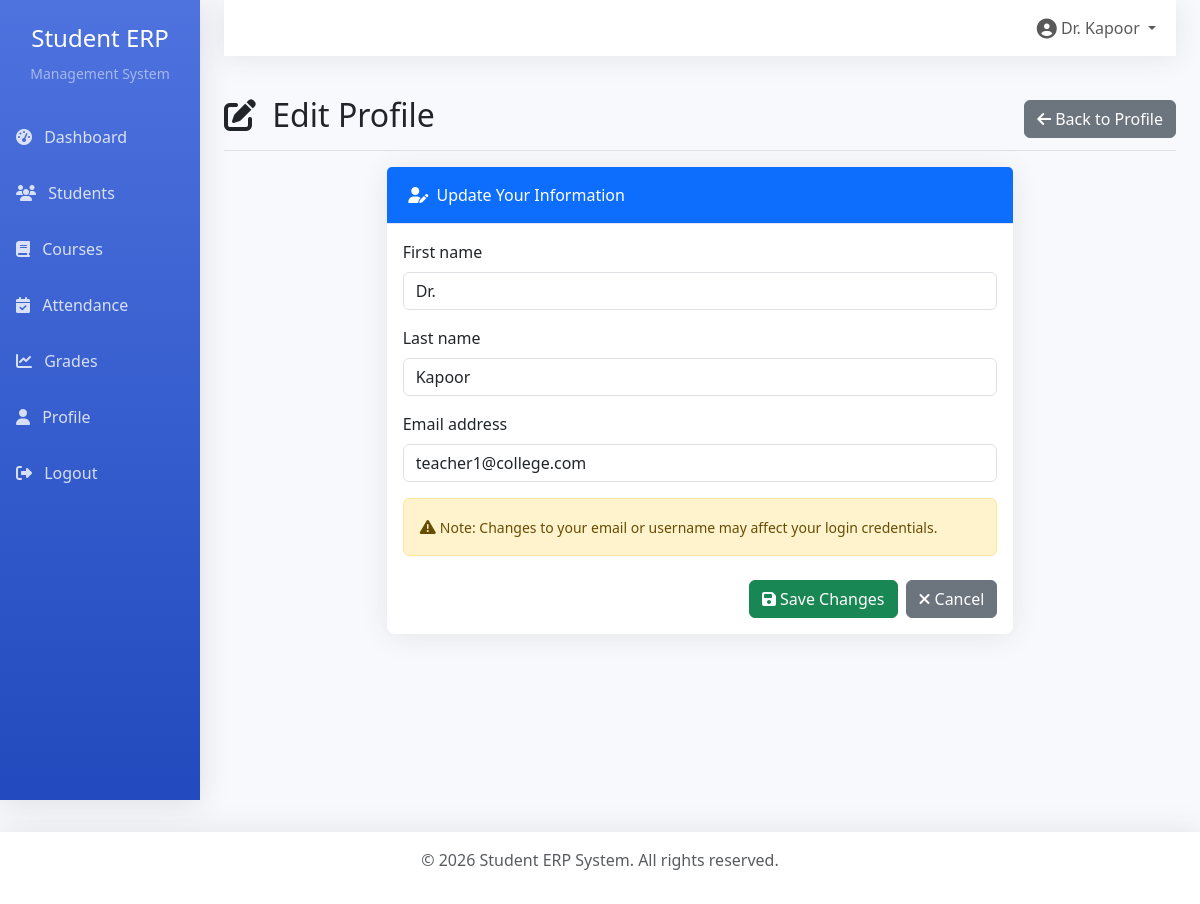
The page /profile/edit/ (signed in) on the database its author committed.
### accounts/models.py (models this page shows, shortened)
class User(AbstractUser):
    ROLE_CHOICES = (
        ('admin', 'Admin'),
        ('teacher', 'Teacher'),
        ('student', 'Student'),
    )
    role = models.CharField(max_length=20, choices=ROLE_CHOICES, default='student')

### accounts/views.py (the view)
# urls.py: path('profile/edit/', views.edit_profile, name='edit_profile'),
@login_required
def edit_profile(request):
    if request.method == 'POST':
        form = UserProfileForm(request.POST, request.FILES, instance=request.user)
        if form.is_valid():
            form.save()
            messages.success(request, 'Profile updated successfully!')
            return redirect('profile')
    else:
        form = UserProfileForm(instance=request.user)
    return render(request, 'accounts/edit_profile.html', {'form': form})

### accounts/forms.py
class UserProfileForm(forms.ModelForm):
    class Meta:
        model = User
        fields = ['first_name', 'last_name', 'email']

### templates/accounts/edit_profile.html (shortened to what this page needs)
{% extends 'base.html' %}
{% load crispy_forms_tags %}
{% block content %}
<div class="fade-in">
    <div class="d-flex justify-content-between flex-wrap flex-md-nowrap align-items-center pt-3 pb-2 mb-3 border-bottom">
        <h1 class="h2">
            <i class="fas fa-edit me-2"></i>
            Edit Profile
        </h1>
        <div class="btn-toolbar mb-2 mb-md-0">
            <a href="{% url 'profile' %}" class="btn btn-secondary">
                <i class="fas fa-arrow-left me-1"></i>Back to Profile
            </a>
        </div>
    </div>
    <div class="row">
        <div class="col-md-8 mx-auto">
            <div class="card">
                <div class="card-header bg-primary text-white">
                    <i class="fas fa-user-edit me-1"></i>
                    Update Your Information
                </div>
                <div class="card-body">
                    <form method="post" enctype="multipart/form-data">
                        {{ form|crispy }}
                        <div class="alert alert-warning mt-3">
                            <i class="fas fa-exclamation-triangle"></i>
                            <small>Note: Changes to your email or username may affect your login credentials.</small>
                        </div>
                        <div class="d-grid gap-2 d-md-flex justify-content-md-end mt-4">
                            <button type="submit" class="btn btn-success">
                                <i class="fas fa-save me-1"></i>Save Changes
                            </button>
                            <a href="{% url 'profile' %}" class="btn btn-secondary">
                                <i class="fas fa-times me-1"></i>Cancel
                            </a>
                        </div>
                    </form>
                </div>
            </div>
        </div>
    </div>
</div>
{% endblock %}

### templates/base.html (shortened to what this page needs)
<!DOCTYPE html>
<html lang="en">
<head>
    <link href="https://cdn.jsdelivr.net/npm/bootstrap@5.3.0/dist/css/bootstrap.min.css" rel="stylesheet">
    <link rel="stylesheet" href="https://cdnjs.cloudflare.com/ajax/libs/font-awesome/6.4.0/css/all.min.css">
</head>
<body>
    {% if user.is_authenticated %}
    <div class="container-fluid">
        <div class="row">
            <nav class="col-md-2 d-md-block sidebar p-0">
                <div class="position-sticky">
                    <div class="text-center py-4">
                        <h4 class="text-white">Student ERP</h4>
                        <small class="text-white-50">Management System</small>
                    </div>
                    <ul class="nav flex-column">
                        <li class="nav-item">
                            <a class="nav-link {% if request.resolver_match.url_name == 'dashboard' %}active{% endif %}" href="{% url 'dashboard' %}">
                                <i class="fas fa-tachometer-alt"></i> Dashboard
                            </a>
                        </li>
                        {% if user.role == 'admin' or user.role == 'teacher' %}
                        <li class="nav-item">
                            <a class="nav-link" href="#">
                                <i class="fas fa-users"></i> Students
                            </a>
                        </li>
                        <li class="nav-item">
                            <a class="nav-link" href="#">
                                <i class="fas fa-book"></i> Courses
                            </a>
                        </li>
                        <li class="nav-item">
                            <a class="nav-link" href="{% url 'attendance_list' %}">
                                <i class="fas fa-calendar-check"></i> Attendance
                            </a>
                        </li>
                        <li class="nav-item">
                            <a class="nav-link" href="#">
                                <i class="fas fa-chart-line"></i> Grades
                            </a>
                        </li>
                        {% endif %}
                        <li class="nav-item">
                            <a class="nav-link" href="{% url 'profile' %}">
                                <i class="fas fa-user"></i> Profile
                            </a>
                        </li>
                        <li class="nav-item">
                            <form method="post" action="{% url 'logout' %}" class="d-inline">
                                <button type="submit" class="nav-link btn btn-link">
                                    <i class="fas fa-sign-out-alt"></i> Logout
                                </button>
                            </form>
                        </li>
                    </ul>
                </div>
            </nav>
            <main class="col-md-10 ms-sm-auto px-md-4">
                <nav class="navbar navbar-top navbar-expand-lg navbar-light mb-4">
                    <div class="container-fluid">
                        <div class="collapse navbar-collapse" id="navbarNav">
                            <ul class="navbar-nav ms-auto">
                                <li class="nav-item dropdown">
                                    <a class="nav-link dropdown-toggle" href="#" id="userDropdown" role="button" data-bs-toggle="dropdown">
                                        <i class="fas fa-user-circle fa-lg"></i>
                                        {{ user.get_full_name|default:user.username }}
                                    </a>
                                </li>
                            </ul>
                        </div>
                    </div>
                </nav>
                {% block content %}{% endblock %}
            </main>
        </div>
    </div>
    <footer class="text-center text-muted">
        <div class="container">
            <p>&copy; 2026 Student ERP System. All rights reserved.</p>
        </div>
    </footer>
    {% else %}
        {% block auth_content %}{% endblock %}
    {% endif %}
</body>
</html>

### templates/base.html (style rules this page uses)
:root { --primary-color: #4e73df; --secondary-color: #858796; --success-color: #1cc88a; --info-color: #36b9cc; --warning-color: #f6c23e; --danger-color: #e74a3b; }
body { font-family: 'Nunito', 'Segoe UI', sans-serif; background-color: #f8f9fc; }
.sidebar { min-height: 100vh; background: linear-gradient(180deg, var(--primary-color) 0%, #224abe 100%); box-shadow: 0 0.15rem 1.75rem 0 rgba(58, 59, 69, 0.15); }
.sidebar .nav-link { color: rgba(255, 255, 255, 0.8); padding: 1rem; transition: all 0.3s; }
.sidebar .nav-link i { margin-right: 0.5rem; }
.navbar-top { background-color: white; box-shadow: 0 0.15rem 1.75rem 0 rgba(58, 59, 69, 0.1); }
.card { border: none; border-radius: 0.5rem; box-shadow: 0 0.15rem 1.75rem 0 rgba(58, 59, 69, 0.1); transition: transform 0.2s; }
.card-header { background-color: white; border-bottom: 1px solid #e3e6f0; padding: 1rem 1.35rem; }
.fade-in { animation: fadeIn 0.5s ease-in; }
footer { background-color: white; padding: 1rem 0; margin-top: 2rem; box-shadow: 0 -0.15rem 1.75rem 0 rgba(58, 59, 69, 0.1); }

### rows shown on the page
User: get_full_name "Dr. Kapoor", first_name "Dr.", last_name "Kapoor", email "teacher1@college.com"
